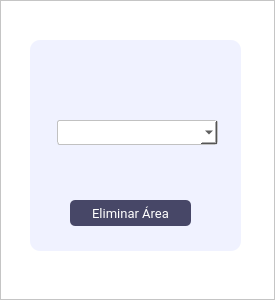
<?xml version="1.0" encoding="UTF-8"?>
<ui version="4.0">
 <class>MainWindow</class>
 <widget class="QMainWindow" name="MainWindow">
  <property name="geometry">
   <rect>
    <x>0</x>
    <y>0</y>
    <width>275</width>
    <height>300</height>
   </rect>
  </property>
  <property name="windowTitle">
   <string>MainWindow</string>
  </property>
  <widget class="QWidget" name="centralwidget">
   <layout class="QVBoxLayout" name="verticalLayout">
    <property name="spacing">
     <number>0</number>
    </property>
    <property name="leftMargin">
     <number>0</number>
    </property>
    <property name="topMargin">
     <number>0</number>
    </property>
    <property name="rightMargin">
     <number>0</number>
    </property>
    <property name="bottomMargin">
     <number>0</number>
    </property>
    <item>
     <widget class="QFrame" name="frame_2">
      <property name="minimumSize">
       <size>
        <width>0</width>
        <height>300</height>
       </size>
      </property>
      <property name="maximumSize">
       <size>
        <width>16777215</width>
        <height>16777215</height>
       </size>
      </property>
      <property name="styleSheet">
       <string notr="true">background: #fff;
</string>
      </property>
      <property name="frameShape">
       <enum>QFrame::StyledPanel</enum>
      </property>
      <property name="frameShadow">
       <enum>QFrame::Raised</enum>
      </property>
      <widget class="QFrame" name="frame_3">
       <property name="geometry">
        <rect>
         <x>30</x>
         <y>40</y>
         <width>211</width>
         <height>211</height>
        </rect>
       </property>
       <property name="maximumSize">
        <size>
         <width>16777215</width>
         <height>400</height>
        </size>
       </property>
       <property name="styleSheet">
        <string notr="true">border-radius: 10px;
background-color: rgb(240, 242, 255);
</string>
       </property>
       <property name="frameShape">
        <enum>QFrame::StyledPanel</enum>
       </property>
       <property name="frameShadow">
        <enum>QFrame::Raised</enum>
       </property>
       <widget class="QLabel" name="label_3">
        <property name="geometry">
         <rect>
          <x>20</x>
          <y>10</y>
          <width>62</width>
          <height>27</height>
         </rect>
        </property>
        <property name="font">
         <font>
          <family>Roboto</family>
          <pointsize>-1</pointsize>
         </font>
        </property>
        <property name="styleSheet">
         <string notr="true">font-family: Roboto;
font-size: 14px;
margin-top:10px;
margin-left:10px


</string>
        </property>
        <property name="text">
         <string/>
        </property>
       </widget>
       <widget class="QComboBox" name="tipo_cb">
        <property name="geometry">
         <rect>
          <x>27</x>
          <y>80</y>
          <width>161</width>
          <height>25</height>
         </rect>
        </property>
        <property name="styleSheet">
         <string notr="true">padding:0 5px;
border-radius: 3px;
font-family:Roboto Lt;
border: none;
font-size:13px;
font-weight: 400;
background-color: #fff;
border: 0.5px solid #c1c1c1;
color: #000;

</string>
        </property>
        <property name="currentText">
         <string/>
        </property>
        <property name="currentIndex">
         <number>-1</number>
        </property>
        <property name="maxVisibleItems">
         <number>3</number>
        </property>
        <property name="maxCount">
         <number>3</number>
        </property>
        <property name="insertPolicy">
         <enum>QComboBox::InsertAfterCurrent</enum>
        </property>
        <property name="iconSize">
         <size>
          <width>16</width>
          <height>0</height>
         </size>
        </property>
        <property name="duplicatesEnabled">
         <bool>false</bool>
        </property>
        <property name="frame">
         <bool>false</bool>
        </property>
       </widget>
       <widget class="QPushButton" name="crearprod_btn">
        <property name="geometry">
         <rect>
          <x>40</x>
          <y>160</y>
          <width>121</width>
          <height>26</height>
         </rect>
        </property>
        <property name="font">
         <font>
          <family>Roboto</family>
          <pointsize>-1</pointsize>
         </font>
        </property>
        <property name="cursor">
         <cursorShape>PointingHandCursor</cursorShape>
        </property>
        <property name="styleSheet">
         <string notr="true">QPushButton{
background-color: rgba(71, 71, 103);
color: #fff;
border-radius:5px;
font-family:Roboto;
font-size: 13px

}
QPushButton:hover{
background-color: rgba(71, 71, 103,180);
}</string>
        </property>
        <property name="text">
         <string>Eliminar Área</string>
        </property>
       </widget>
      </widget>
     </widget>
    </item>
   </layout>
  </widget>
 </widget>
 <resources>
  <include location="img/img_oficiales.qrc"/>
 </resources>
 <connections/>
</ui>
